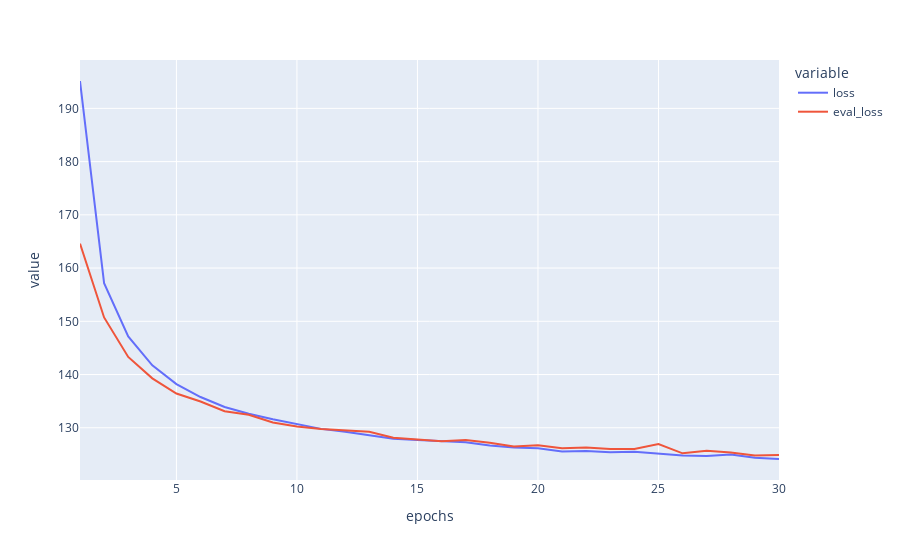

This figure's notebook cell:
### Code cell
fig = px.line(x = np.arange(1,31), y = [vae_network.history.history["loss"], vae_network.history.history["val_loss"]], 
              labels={'x':'epochs', 'y':'value'})
fig['data'][0].name = 'loss'
fig['data'][1].name = 'eval_loss'
fig.show()

### Figure 1 — Plotly figure (JSON) as saved in the notebook; plotly's stock layout.template omitted (floating-point values rounded to 4 significant figures)
{"data": [{"hovertemplate": "variable=wide_variable_0<br>epochs=%{x}<br>value=%{y}<extra></extra>", "legendgroup": "wide_variable_0", "line": {"color": "#636efa", "dash": "solid"}, "mode": "lines", "name": "loss", "orientation": "v", "showlegend": true, "type": "scatter", "x": [1, 2, 3, 4, 5, 6, 7, 8, 9, 10, 11, 12, 13, 14, 15, 16, 17, 18, 19, 20, 21, 22, 23, 24, 25, 26, 27, 28, 29, 30], "xaxis": "x", "y": [195.1, 157.2, 147.1, 141.7, 138.2, 135.8, 133.9, 132.6, 131.6, 130.8, 129.8, 129.3, 128.6, 127.9, 127.7, 127.5, 127.3, 126.7, 126.3, 126.1, 125.5, 125.6, 125.4, 125.5, 125.1, 124.8, 124.7, 125.0, 124.4, 124.1], "yaxis": "y"}, {"hovertemplate": "variable=wide_variable_1<br>epochs=%{x}<br>value=%{y}<extra></extra>", "legendgroup": "wide_variable_1", "line": {"color": "#EF553B", "dash": "solid"}, "mode": "lines", "name": "eval_loss", "orientation": "v", "showlegend": true, "type": "scatter", "x": [1, 2, 3, 4, 5, 6, 7, 8, 9, 10, 11, 12, 13, 14, 15, 16, 17, 18, 19, 20, 21, 22, 23, 24, 25, 26, 27, 28, 29, 30], "xaxis": "x", "y": [164.6, 150.7, 143.3, 139.3, 136.4, 134.9, 133.1, 132.5, 131.0, 130.2, 129.8, 129.5, 129.2, 128.1, 127.9, 127.5, 127.7, 127.2, 126.5, 126.7, 126.2, 126.3, 126.0, 126.0, 126.9, 125.2, 125.7, 125.3, 124.8, 124.9], "yaxis": "y"}], "layout": {"legend": {"title": {"text": "variable"}, "tracegroupgap": 0}, "margin": {"t": 60}, "xaxis": {"anchor": "y", "domain": [0, 1], "title": {"text": "epochs"}}, "yaxis": {"anchor": "x", "domain": [0, 1], "title": {"text": "value"}}}}
